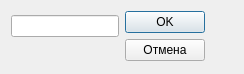
<?xml version="1.0" encoding="UTF-8"?>
<ui version="4.0">
 <class>CreateFile</class>
 <widget class="QDialog" name="CreateFile">
  <property name="geometry">
   <rect>
    <x>0</x>
    <y>0</y>
    <width>244</width>
    <height>74</height>
   </rect>
  </property>
  <property name="sizePolicy">
   <sizepolicy hsizetype="Fixed" vsizetype="Fixed">
    <horstretch>0</horstretch>
    <verstretch>0</verstretch>
   </sizepolicy>
  </property>
  <property name="windowTitle">
   <string>Новый файл</string>
  </property>
  <layout class="QFormLayout" name="formLayout">
   <item row="0" column="0">
    <layout class="QHBoxLayout" name="horizontalLayout">
     <item>
      <layout class="QVBoxLayout" name="verticalLayout">
       <item>
        <widget class="QLineEdit" name="filename"/>
       </item>
       <item>
        <spacer name="horizontalSpacer">
         <property name="orientation">
          <enum>Qt::Horizontal</enum>
         </property>
         <property name="sizeHint" stdset="0">
          <size>
           <width>88</width>
           <height>20</height>
          </size>
         </property>
        </spacer>
       </item>
      </layout>
     </item>
     <item>
      <layout class="QVBoxLayout" name="verticalLayout_2">
       <item>
        <widget class="QPushButton" name="create">
         <property name="text">
          <string>OK</string>
         </property>
        </widget>
       </item>
       <item>
        <widget class="QPushButton" name="cancel">
         <property name="text">
          <string>Отмена</string>
         </property>
        </widget>
       </item>
      </layout>
     </item>
    </layout>
   </item>
  </layout>
 </widget>
 <resources/>
 <connections/>
</ui>
